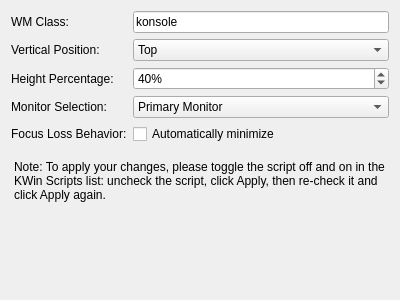
<?xml version="1.0" encoding="UTF-8"?>
<ui version="4.0">
 <class>KWinQuakeConfig</class>
 <widget class="QWidget" name="KWinQuakeConfig">
  <property name="geometry">
   <rect>
    <x>0</x>
    <y>0</y>
    <width>400</width>
    <height>300</height>
   </rect>
  </property>
  <layout class="QFormLayout" name="formLayout">
   <item row="0" column="0">
    <widget class="QLabel" name="labelWmClass">
     <property name="text">
      <string>WM Class:</string>
     </property>
    </widget>
   </item>
   <item row="0" column="1">
    <widget class="QLineEdit" name="kcfg_WmClass">
     <property name="toolTip">
      <string>The resource class of the terminal window to manage (e.g., konsole, Alacritty).</string>
     </property>
     <property name="text">
      <string>konsole</string>
     </property>
    </widget>
   </item>
   <item row="1" column="0">
    <widget class="QLabel" name="labelVerticalPosition">
     <property name="text">
      <string>Vertical Position:</string>
     </property>
    </widget>
   </item>
   <item row="1" column="1">
    <widget class="QComboBox" name="kcfg_VerticalPosition">
     <property name="toolTip">
      <string>Target location for the terminal.</string>
     </property>
     <item>
      <property name="text">
       <string>Top</string>
      </property>
     </item>
     <item>
      <property name="text">
       <string>Bottom</string>
      </property>
     </item>
    </widget>
   </item>
   <item row="2" column="0">
    <widget class="QLabel" name="labelHeightPercentage">
     <property name="text">
      <string>Height Percentage:</string>
     </property>
    </widget>
   </item>
   <item row="2" column="1">
    <widget class="QSpinBox" name="kcfg_HeightPercentage">
     <property name="toolTip">
      <string>Target height of the terminal relative to the work area.</string>
     </property>
     <property name="suffix">
      <string>%</string>
     </property>
     <property name="minimum">
      <number>1</number>
     </property>
     <property name="maximum">
      <number>100</number>
     </property>
     <property name="value">
      <number>40</number>
     </property>
    </widget>
   </item>
   <item row="3" column="0">
    <widget class="QLabel" name="labelMonitorSelection">
     <property name="text">
      <string>Monitor Selection:</string>
     </property>
    </widget>
   </item>
   <item row="3" column="1">
    <widget class="QComboBox" name="kcfg_MonitorSelection">
     <property name="toolTip">
      <string>Which monitor the terminal should appear on.</string>
     </property>
     <item>
      <property name="text">
       <string>Primary Monitor</string>
      </property>
     </item>
     <item>
      <property name="text">
       <string>Active Monitor</string>
      </property>
     </item>
    </widget>
   </item>
   <item row="4" column="0">
    <widget class="QLabel" name="labelHideOnFocusLoss">
     <property name="text">
      <string>Focus Loss Behavior:</string>
     </property>
    </widget>
   </item>
   <item row="4" column="1">
    <widget class="QCheckBox" name="kcfg_HideOnFocusLoss">
     <property name="text">
      <string>Automatically minimize</string>
     </property>
    </widget>
   </item>
   <item row="5" column="0" colspan="2">
    <widget class="QLabel" name="labelReminder">
     <property name="text">
      <string>Note: To apply your changes, please toggle the script off and on in the KWin Scripts list: uncheck the script, click Apply, then re-check it and click Apply again.</string>
     </property>
     <property name="wordWrap">
      <bool>true</bool>
     </property>
     <property name="styleSheet">
      <string>margin-top: 10px; color: palette(window-text);</string>
     </property>
    </widget>
   </item>
  </layout>
 </widget>
 <resources/>
 <connections/>
</ui>
